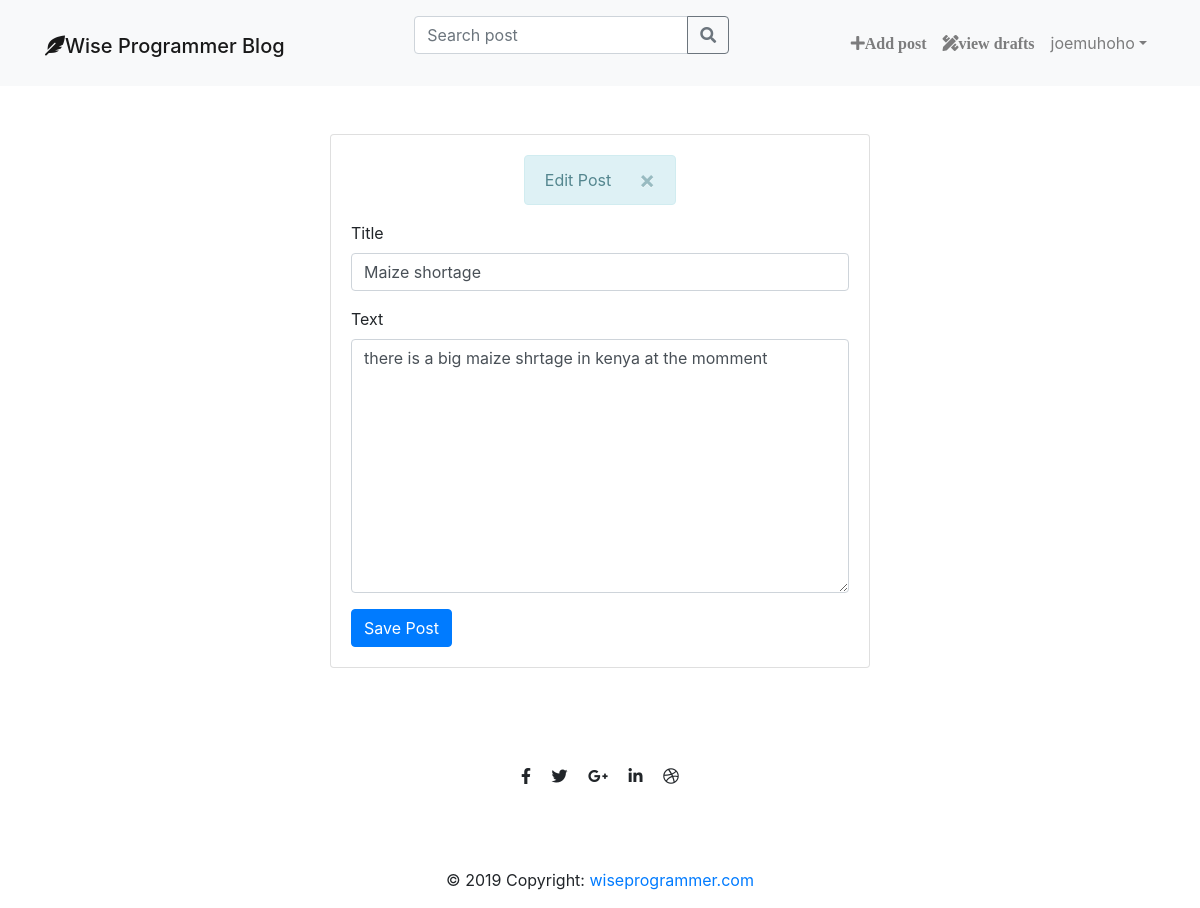
The app's page /post/55/edit/ (signed in) with its own data.
### blog/models.py (models this page shows, shortened)
class Post(models.Model):
    author = models.ForeignKey('auth.User', on_delete=models.CASCADE)
    title = models.CharField(max_length=60)
    text = models.TextField()
    created_date = models.DateTimeField(default=timezone.now)
    published_date = models.DateTimeField(blank=True, null=True)
    edited_date = models.DateTimeField(blank=True, null=True)

### blog/views.py (the view)
# urls.py: path('post/<int:pk>/edit/', views.post_edit, name='post_edit'),
@login_required
def post_edit(request, pk):
    post = get_object_or_404(Post, pk=pk)
    if request.method == 'POST':
        form = PostForm(request.POST, instance=post)
        if form.is_valid():
            post = form.save(commit=False)
            post.author = request.user
            post.edited_date = timezone.now()
            post.save()
            messages.success(request, 'Post Updated')
            return redirect('post_detail', pk=post.pk)
    else:
        form = PostForm(instance=post)
        stuff_for_frontend = {'form': form, 'post': post}
        messages.info(request, 'Edit Post')
    return render(request, 'blog/post_edit.html', stuff_for_frontend)

### blog/forms.py
class PostForm(forms.ModelForm):
    title = forms.CharField(widget=forms.TextInput(
        attrs={'class': 'form-control', 'placeholder': 'Post title', 'maxlength':'60'}))
    text = forms.CharField(widget=forms.Textarea(
        attrs={'class': 'form-control', 'placeholder': 'Post body'}))
    class Meta:
        model = Post
        fields = ('title', 'text')

### blog/templates/blog/post_edit.html
{% extends 'blog/base.html' %} {% block title%} {{ post.title }} {% endblock%}
{% load crispy_forms_tags %}
{% block mainnav %}
  {% include "navbar.html" %}
{% endblock %}
{% block content%}
<div class="container mt-4 mb-4">
    <div class="row justify-content-center">
      <div class="col-xs-12 col-sm-10 col-md-6  ">
        <div class="card">
          <div class="card-body">
            {% include "message.html" %}
              <form method="POST" >
                {% csrf_token %} {{ form|crispy }}
                <button type="submit" class="btn btn-primary">Save Post</button>
              </form>
          </div>
        </div>
      </div>
    </div>
  </div>
{% endblock %}

### blog/templates/navbar.html (shortened to what this page needs)
<nav class="navbar navbar-expand-lg bg-light navbar-light  mb-4">
      <div class="container">
        <div class="navbar-header">
          <h1> <a class="navbar-brand" href="{% url 'post_list'%}"><i class="fas fa-feather-alt"></i>Wise Programmer Blog</a> </h1>
        </div>
        <div class="collapse navbar-collapse" id="collapsibleNavbar">
          <ul class="nav navbar-nav ml-auto">
            <form method="get" action="{%url 'search' %}" class="form-inline my-2  ">
              <div class="input-group mb-3">
                <input type="search" name="query" class="form-control" placeholder="Search post" aria-label="Search post" aria-describedby="basic-addon2" >
                <div class="input-group-append">
                  <button class="btn btn-outline-secondary" type="submit" >
                    <i class="fas fa-search"></i>
                  </button>
                </div>
              </div>
            </form>
          </ul>
        </div>
        <div class="collapse navbar-collapse " id="collapsibleNavbar">
          <ul class="nav navbar-nav ml-auto">
            {% if user.is_authenticated %}
            <li class="nav-item">
              <a class="nav-link" href="{% url 'post_new'%}"><i class="fa fa-plus">Add post</i></a>
            </li>
            <li class="nav-item">
              <a class="nav-link" href="{% url 'post_draft_list' %}"><i class="fas fa-pencil-ruler fa">view drafts</i></a>
            </li>
            <li class="nav-item dropdown">
              <a class="nav-link dropdown-toggle" href="#" id="navbarDropdown" role="button" data-toggle="dropdown" aria-haspopup="true" aria-expanded="false">{{ user.username}}</a>
            </li>
          </ul>
          {% else %}
                <form class="form-inline ">
                  <a class="btn btn-outline-secondary mr-4 " href="{% url 'login'%}" style="border:none;" ><i class="fas fa-sign-in-alt fa"></i>Log in</a>
                  <a class="btn btn-outline-primary mr-4" href="{% url 'signup'%}" style="border:none; ><i class="fas fa-user-plus"></i> Sign up</a>
                </form>
                {% endif %}
        </div>
      </div>
    </nav>

### records on screen
Post: title "Maize shortage", text "there is a big maize shrtage in kenya at the momment"

### other values on screen
{{ user.username }} "joemuhoho"
{{ message }} "Edit Post"
